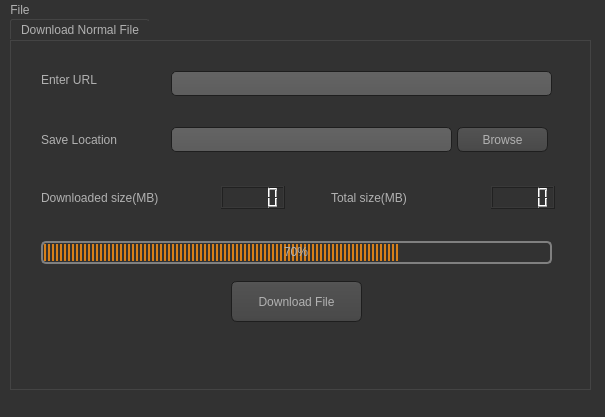
<?xml version="1.0" encoding="UTF-8"?>
<ui version="4.0">
 <class>MainWindow</class>
 <widget class="QMainWindow" name="MainWindow">
  <property name="geometry">
   <rect>
    <x>0</x>
    <y>0</y>
    <width>605</width>
    <height>417</height>
   </rect>
  </property>
  <property name="windowTitle">
   <string>MainWindow</string>
  </property>
  <property name="styleSheet">
   <string notr="true">QToolTip
{
     border: 1px solid black;
     background-color: #ffa02f;
     padding: 1px;
     border-radius: 3px;
     opacity: 100;
}

QWidget
{
    color: #b1b1b1;
    background-color: #323232;
}

QTreeView, QListView
{
    background-color: silver;
    margin-left: 5px;
}

QWidget:item:hover
{
    background-color: QLinearGradient( x1: 0, y1: 0, x2: 0, y2: 1, stop: 0 #ffa02f, stop: 1 #ca0619);
    color: #000000;
}

QWidget:item:selected
{
    background-color: QLinearGradient( x1: 0, y1: 0, x2: 0, y2: 1, stop: 0 #ffa02f, stop: 1 #d7801a);
}

QMenuBar::item
{
    background: transparent;
}

QMenuBar::item:selected
{
    background: transparent;
    border: 1px solid #ffaa00;
}

QMenuBar::item:pressed
{
    background: #444;
    border: 1px solid #000;
    background-color: QLinearGradient(
        x1:0, y1:0,
        x2:0, y2:1,
        stop:1 #212121,
        stop:0.4 #343434/*,
        stop:0.2 #343434,
        stop:0.1 #ffaa00*/
    );
    margin-bottom:-1px;
    padding-bottom:1px;
}

QMenu
{
    border: 1px solid #000;
}

QMenu::item
{
    padding: 2px 20px 2px 20px;
}

QMenu::item:selected
{
    color: #000000;
}

QWidget:disabled
{
    color: #808080;
    background-color: #323232;
}

QAbstractItemView
{
    background-color: QLinearGradient( x1: 0, y1: 0, x2: 0, y2: 1, stop: 0 #4d4d4d, stop: 0.1 #646464, stop: 1 #5d5d5d);
}

QWidget:focus
{
    /*border: 1px solid darkgray;*/
}

QLineEdit
{
    background-color: QLinearGradient( x1: 0, y1: 0, x2: 0, y2: 1, stop: 0 #4d4d4d, stop: 0 #646464, stop: 1 #5d5d5d);
    padding: 1px;
    border-style: solid;
    border: 1px solid #1e1e1e;
    border-radius: 5;
}

QPushButton
{
    color: #b1b1b1;
    background-color: QLinearGradient( x1: 0, y1: 0, x2: 0, y2: 1, stop: 0 #565656, stop: 0.1 #525252, stop: 0.5 #4e4e4e, stop: 0.9 #4a4a4a, stop: 1 #464646);
    border-width: 1px;
    border-color: #1e1e1e;
    border-style: solid;
    border-radius: 6;
    padding: 3px;
    font-size: 12px;
    padding-left: 5px;
    padding-right: 5px;
    min-width: 40px;
}

QPushButton:pressed
{
    background-color: QLinearGradient( x1: 0, y1: 0, x2: 0, y2: 1, stop: 0 #2d2d2d, stop: 0.1 #2b2b2b, stop: 0.5 #292929, stop: 0.9 #282828, stop: 1 #252525);
}

QComboBox
{
    selection-background-color: #ffaa00;
    background-color: QLinearGradient( x1: 0, y1: 0, x2: 0, y2: 1, stop: 0 #565656, stop: 0.1 #525252, stop: 0.5 #4e4e4e, stop: 0.9 #4a4a4a, stop: 1 #464646);
    border-style: solid;
    border: 1px solid #1e1e1e;
    border-radius: 5;
}

QComboBox:hover,QPushButton:hover
{
    border: 2px solid QLinearGradient( x1: 0, y1: 0, x2: 0, y2: 1, stop: 0 #ffa02f, stop: 1 #d7801a);
}


QComboBox:on
{
    padding-top: 3px;
    padding-left: 4px;
    background-color: QLinearGradient( x1: 0, y1: 0, x2: 0, y2: 1, stop: 0 #2d2d2d, stop: 0.1 #2b2b2b, stop: 0.5 #292929, stop: 0.9 #282828, stop: 1 #252525);
    selection-background-color: #ffaa00;
}

QComboBox QAbstractItemView
{
    border: 2px solid darkgray;
    selection-background-color: QLinearGradient( x1: 0, y1: 0, x2: 0, y2: 1, stop: 0 #ffa02f, stop: 1 #d7801a);
}

QComboBox::drop-down
{
     subcontrol-origin: padding;
     subcontrol-position: top right;
     width: 15px;

     border-left-width: 0px;
     border-left-color: darkgray;
     border-left-style: solid; /* just a single line */
     border-top-right-radius: 3px; /* same radius as the QComboBox */
     border-bottom-right-radius: 3px;
 }

QComboBox::down-arrow
{
     image: url(:/dark_orange/img/down_arrow.png);
}

QGroupBox
{
    border: 1px solid darkgray;
    margin-top: 10px;
}

QGroupBox:focus
{
    border: 1px solid darkgray;
}

QTextEdit:focus
{
    border: 1px solid darkgray;
}

QScrollBar:horizontal {
     border: 1px solid #222222;
     background: QLinearGradient( x1: 0, y1: 0, x2: 0, y2: 1, stop: 0.0 #121212, stop: 0.2 #282828, stop: 1 #484848);
     height: 7px;
     margin: 0px 16px 0 16px;
}

QScrollBar::handle:horizontal
{
      background: QLinearGradient( x1: 0, y1: 0, x2: 1, y2: 0, stop: 0 #ffa02f, stop: 0.5 #d7801a, stop: 1 #ffa02f);
      min-height: 20px;
      border-radius: 2px;
}

QScrollBar::add-line:horizontal {
      border: 1px solid #1b1b19;
      border-radius: 2px;
      background: QLinearGradient( x1: 0, y1: 0, x2: 1, y2: 0, stop: 0 #ffa02f, stop: 1 #d7801a);
      width: 14px;
      subcontrol-position: right;
      subcontrol-origin: margin;
}

QScrollBar::sub-line:horizontal {
      border: 1px solid #1b1b19;
      border-radius: 2px;
      background: QLinearGradient( x1: 0, y1: 0, x2: 1, y2: 0, stop: 0 #ffa02f, stop: 1 #d7801a);
      width: 14px;
     subcontrol-position: left;
     subcontrol-origin: margin;
}

QScrollBar::right-arrow:horizontal, QScrollBar::left-arrow:horizontal
{
      border: 1px solid black;
      width: 1px;
      height: 1px;
      background: white;
}

QScrollBar::add-page:horizontal, QScrollBar::sub-page:horizontal
{
      background: none;
}

QScrollBar:vertical
{
      background: QLinearGradient( x1: 0, y1: 0, x2: 1, y2: 0, stop: 0.0 #121212, stop: 0.2 #282828, stop: 1 #484848);
      width: 7px;
      margin: 16px 0 16px 0;
      border: 1px solid #222222;
}

QScrollBar::handle:vertical
{
      background: QLinearGradient( x1: 0, y1: 0, x2: 0, y2: 1, stop: 0 #ffa02f, stop: 0.5 #d7801a, stop: 1 #ffa02f);
      min-height: 20px;
      border-radius: 2px;
}

QScrollBar::add-line:vertical
{
      border: 1px solid #1b1b19;
      border-radius: 2px;
      background: QLinearGradient( x1: 0, y1: 0, x2: 0, y2: 1, stop: 0 #ffa02f, stop: 1 #d7801a);
      height: 14px;
      subcontrol-position: bottom;
      subcontrol-origin: margin;
}

QScrollBar::sub-line:vertical
{
      border: 1px solid #1b1b19;
      border-radius: 2px;
      background: QLinearGradient( x1: 0, y1: 0, x2: 0, y2: 1, stop: 0 #d7801a, stop: 1 #ffa02f);
      height: 14px;
      subcontrol-position: top;
      subcontrol-origin: margin;
}

QScrollBar::up-arrow:vertical, QScrollBar::down-arrow:vertical
{
      border: 1px solid black;
      width: 1px;
      height: 1px;
      background: white;
}


QScrollBar::add-page:vertical, QScrollBar::sub-page:vertical
{
      background: none;
}

QTextEdit
{
    background-color: #242424;
}

QPlainTextEdit
{
    background-color: #242424;
}

QHeaderView::section
{
    background-color: QLinearGradient(x1:0, y1:0, x2:0, y2:1, stop:0 #616161, stop: 0.5 #505050, stop: 0.6 #434343, stop:1 #656565);
    color: white;
    padding-left: 4px;
    border: 1px solid #6c6c6c;
}

QCheckBox:disabled
{
color: #414141;
}

QDockWidget::title
{
    text-align: center;
    spacing: 3px; /* spacing between items in the tool bar */
    background-color: QLinearGradient(x1:0, y1:0, x2:0, y2:1, stop:0 #323232, stop: 0.5 #242424, stop:1 #323232);
}

QDockWidget::close-button, QDockWidget::float-button
{
    text-align: center;
    spacing: 1px; /* spacing between items in the tool bar */
    background-color: QLinearGradient(x1:0, y1:0, x2:0, y2:1, stop:0 #323232, stop: 0.5 #242424, stop:1 #323232);
}

QDockWidget::close-button:hover, QDockWidget::float-button:hover
{
    background: #242424;
}

QDockWidget::close-button:pressed, QDockWidget::float-button:pressed
{
    padding: 1px -1px -1px 1px;
}

QMainWindow::separator
{
    background-color: QLinearGradient(x1:0, y1:0, x2:0, y2:1, stop:0 #161616, stop: 0.5 #151515, stop: 0.6 #212121, stop:1 #343434);
    color: white;
    padding-left: 4px;
    border: 1px solid #4c4c4c;
    spacing: 3px; /* spacing between items in the tool bar */
}

QMainWindow::separator:hover
{

    background-color: QLinearGradient(x1:0, y1:0, x2:0, y2:1, stop:0 #d7801a, stop:0.5 #b56c17 stop:1 #ffa02f);
    color: white;
    padding-left: 4px;
    border: 1px solid #6c6c6c;
    spacing: 3px; /* spacing between items in the tool bar */
}

QToolBar::handle
{
     spacing: 3px; /* spacing between items in the tool bar */
     background: url(:/dark_orange/img/handle.png);
}

QMenu::separator
{
    height: 2px;
    background-color: QLinearGradient(x1:0, y1:0, x2:0, y2:1, stop:0 #161616, stop: 0.5 #151515, stop: 0.6 #212121, stop:1 #343434);
    color: white;
    padding-left: 4px;
    margin-left: 10px;
    margin-right: 5px;
}

QProgressBar
{
    border: 2px solid grey;
    border-radius: 5px;
    text-align: center;
}

QProgressBar::chunk
{
    background-color: #d7801a;
    width: 2.15px;
    margin: 0.5px;
}

QTabBar::tab {
    color: #b1b1b1;
    border: 1px solid #444;
    border-bottom-style: none;
    background-color: #323232;
    padding-left: 10px;
    padding-right: 10px;
    padding-top: 3px;
    padding-bottom: 2px;
    margin-right: -1px;
}

QTabWidget::pane {
    border: 1px solid #444;
    top: 1px;
}

QTabBar::tab:last
{
    margin-right: 0; /* the last selected tab has nothing to overlap with on the right */
    border-top-right-radius: 3px;
}

QTabBar::tab:first:!selected
{
 margin-left: 0px; /* the last selected tab has nothing to overlap with on the right */


    border-top-left-radius: 3px;
}

QTabBar::tab:!selected
{
    color: #b1b1b1;
    border-bottom-style: solid;
    margin-top: 3px;
    background-color: QLinearGradient(x1:0, y1:0, x2:0, y2:1, stop:1 #212121, stop:.4 #343434);
}

QTabBar::tab:selected
{
    border-top-left-radius: 3px;
    border-top-right-radius: 3px;
    margin-bottom: 0px;
}

QTabBar::tab:!selected:hover
{
    /*border-top: 2px solid #ffaa00;
    padding-bottom: 3px;*/
    border-top-left-radius: 3px;
    border-top-right-radius: 3px;
    background-color: QLinearGradient(x1:0, y1:0, x2:0, y2:1, stop:1 #212121, stop:0.4 #343434, stop:0.2 #343434, stop:0.1 #ffaa00);
}

QRadioButton::indicator:checked, QRadioButton::indicator:unchecked{
    color: #b1b1b1;
    background-color: #323232;
    border: 1px solid #b1b1b1;
    border-radius: 6px;
}

QRadioButton::indicator:checked
{
    background-color: qradialgradient(
        cx: 0.5, cy: 0.5,
        fx: 0.5, fy: 0.5,
        radius: 1.0,
        stop: 0.25 #ffaa00,
        stop: 0.3 #323232
    );
}

QCheckBox::indicator{
    color: #b1b1b1;
    background-color: #323232;
    border: 1px solid #b1b1b1;
    width: 9px;
    height: 9px;
}

QRadioButton::indicator
{
    border-radius: 6px;
}

QRadioButton::indicator:hover, QCheckBox::indicator:hover
{
    border: 1px solid #ffaa00;
}

QCheckBox::indicator:checked
{
    image:url(:/dark_orange/img/checkbox.png);
}

QCheckBox::indicator:disabled, QRadioButton::indicator:disabled
{
    border: 1px solid #444;
}


QSlider::groove:horizontal {
    border: 1px solid #3A3939;
    height: 8px;
    background: #201F1F;
    margin: 2px 0;
    border-radius: 2px;
}

QSlider::handle:horizontal {
    background: QLinearGradient( x1: 0, y1: 0, x2: 0, y2: 1,
      stop: 0.0 silver, stop: 0.2 #a8a8a8, stop: 1 #727272);
    border: 1px solid #3A3939;
    width: 14px;
    height: 14px;
    margin: -4px 0;
    border-radius: 2px;
}

QSlider::groove:vertical {
    border: 1px solid #3A3939;
    width: 8px;
    background: #201F1F;
    margin: 0 0px;
    border-radius: 2px;
}

QSlider::handle:vertical {
    background: QLinearGradient( x1: 0, y1: 0, x2: 0, y2: 1, stop: 0.0 silver,
      stop: 0.2 #a8a8a8, stop: 1 #727272);
    border: 1px solid #3A3939;
    width: 14px;
    height: 14px;
    margin: 0 -4px;
    border-radius: 2px;
}

QAbstractSpinBox {
    padding-top: 2px;
    padding-bottom: 2px;
    border: 1px solid darkgray;

    border-radius: 2px;
    min-width: 50px;
}
</string>
  </property>
  <widget class="QWidget" name="centralwidget">
   <widget class="QTabWidget" name="tabWidget">
    <property name="enabled">
     <bool>true</bool>
    </property>
    <property name="geometry">
     <rect>
      <x>10</x>
      <y>0</y>
      <width>581</width>
      <height>371</height>
     </rect>
    </property>
    <property name="currentIndex">
     <number>0</number>
    </property>
    <widget class="QWidget" name="tab1">
     <attribute name="title">
      <string>Download Normal File</string>
     </attribute>
     <widget class="QLabel" name="label">
      <property name="geometry">
       <rect>
        <x>30</x>
        <y>30</y>
        <width>67</width>
        <height>17</height>
       </rect>
      </property>
      <property name="text">
       <string>Enter URL</string>
      </property>
     </widget>
     <widget class="QPushButton" name="NormalDownloadButton">
      <property name="geometry">
       <rect>
        <x>220</x>
        <y>240</y>
        <width>131</width>
        <height>41</height>
       </rect>
      </property>
      <property name="toolTip">
       <string>&lt;html&gt;&lt;head/&gt;&lt;body&gt;&lt;p&gt;Press to start the download.&lt;/p&gt;&lt;/body&gt;&lt;/html&gt;</string>
      </property>
      <property name="styleSheet">
       <string notr="true"/>
      </property>
      <property name="text">
       <string>Download File</string>
      </property>
     </widget>
     <widget class="QLCDNumber" name="TSizeLcd">
      <property name="geometry">
       <rect>
        <x>480</x>
        <y>145</y>
        <width>64</width>
        <height>23</height>
       </rect>
      </property>
     </widget>
     <widget class="QLineEdit" name="UrlText">
      <property name="geometry">
       <rect>
        <x>160</x>
        <y>30</y>
        <width>381</width>
        <height>25</height>
       </rect>
      </property>
     </widget>
     <widget class="QProgressBar" name="progressBar">
      <property name="geometry">
       <rect>
        <x>30</x>
        <y>200</y>
        <width>511</width>
        <height>23</height>
       </rect>
      </property>
      <property name="value">
       <number>70</number>
      </property>
     </widget>
     <widget class="QPushButton" name="BrowseButton">
      <property name="geometry">
       <rect>
        <x>446</x>
        <y>86</y>
        <width>91</width>
        <height>25</height>
       </rect>
      </property>
      <property name="text">
       <string>Browse</string>
      </property>
     </widget>
     <widget class="QLineEdit" name="SaveLocationText">
      <property name="geometry">
       <rect>
        <x>160</x>
        <y>86</y>
        <width>281</width>
        <height>25</height>
       </rect>
      </property>
      <property name="text">
       <string/>
      </property>
     </widget>
     <widget class="QLabel" name="label_5">
      <property name="geometry">
       <rect>
        <x>320</x>
        <y>148</y>
        <width>151</width>
        <height>17</height>
       </rect>
      </property>
      <property name="text">
       <string>Total size(MB)</string>
      </property>
     </widget>
     <widget class="QLabel" name="label_2">
      <property name="geometry">
       <rect>
        <x>30</x>
        <y>90</y>
        <width>101</width>
        <height>17</height>
       </rect>
      </property>
      <property name="text">
       <string>Save Location</string>
      </property>
     </widget>
     <widget class="QLabel" name="label_4">
      <property name="geometry">
       <rect>
        <x>30</x>
        <y>148</y>
        <width>181</width>
        <height>17</height>
       </rect>
      </property>
      <property name="text">
       <string>Downloaded size(MB)</string>
      </property>
     </widget>
     <widget class="QLCDNumber" name="DSizeLcd">
      <property name="geometry">
       <rect>
        <x>210</x>
        <y>145</y>
        <width>64</width>
        <height>23</height>
       </rect>
      </property>
     </widget>
    </widget>
   </widget>
  </widget>
  <widget class="QMenuBar" name="menubar">
   <property name="geometry">
    <rect>
     <x>0</x>
     <y>0</y>
     <width>605</width>
     <height>22</height>
    </rect>
   </property>
   <widget class="QMenu" name="menuFile">
    <property name="title">
     <string>File</string>
    </property>
    <addaction name="actionO"/>
   </widget>
   <addaction name="menuFile"/>
  </widget>
  <widget class="QStatusBar" name="statusbar"/>
  <action name="actionO">
   <property name="text">
    <string>O</string>
   </property>
  </action>
 </widget>
 <resources/>
 <connections/>
</ui>
